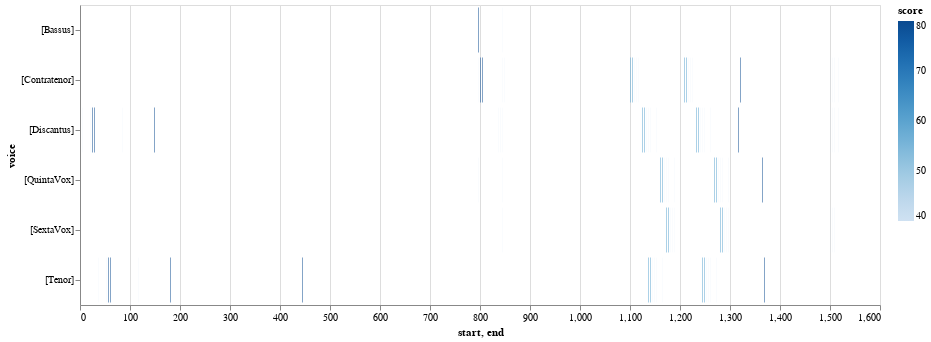

The code cell stored with this chart in its notebook:
### Code cell
viz.plot_close_match_heatmap(mel_ngrams, "1, 2, 1, -3", selected_patterns=mel_ngram_list, voices=[])

### Figure 1 — Vega-Lite specification as saved in the notebook (floating-point values rounded to 4 significant figures)
{"config": {"view": {"continuousWidth": 400, "continuousHeight": 300}}, "data": {"name": "data-fff9ea5e949238a6904f0103501aff61"}, "mark": "bar", "encoding": {"color": {"type": "quantitative", "field": "score"}, "opacity": {"condition": {"value": 1, "test": "(datum.score > SelectorName.cutoff)"}, "value": 0.2}, "tooltip": [{"type": "quantitative", "field": "start"}, {"type": "quantitative", "field": "end"}, {"type": "nominal", "field": "pattern"}, {"type": "quantitative", "field": "score"}], "x": {"type": "quantitative", "field": "start"}, "x2": {"field": "end"}, "y": {"type": "nominal", "field": "voice"}}, "height": 300, "selection": {"SelectorName": {"type": "single", "fields": ["cutoff"], "bind": {"input": "range", "max": 100, "min": 0, "name": "cutoff:", "step": 1}, "init": {"cutoff": 50}}, "selector004": {"type": "interval", "bind": "scales", "encodings": ["x", "y"]}}, "width": 800, "$schema": "https://vega.github.io/schema/vega-lite/v4.8.1.json", "datasets": {"data-fff9ea5e949238a6904f0103501aff61": [{"start": 4.0, "voice": "[Discantus]", "pattern": [1, 1, 1, 2, 1], "end": 5.0, "score": 40.0}, {"start": 20.0, "voice": "[Discantus]", "pattern": [1, 1, 1, 2, 1], "end": 21.0, "score": 40.0}, {"start": 24.0, "voice": "[Discantus]", "pattern": [1, 1, 2, 1, -3], "end": 25.0, "score": 80.0}, {"start": 28.0, "voice": "[Discantus]", "pattern": [1, 2, 1, -3, 1], "end": 29.0, "score": 80.0}, {"start": 84.0, "voice": "[Discantus]", "pattern": [1, -2, 4, 1, -2], "end": 85.0, "score": 40.0}, {"start": 148.0, "voice": "[Discantus]", "pattern": [1, 2, 1, -3, 1], "end": 149.0, "score": 80.0}, {"start": 836.0, "voice": "[Discantus]", "pattern": [1, 1, 1, 1, 1], "end": 837.0, "score": 40.0}, {"start": 840.0, "voice": "[Discantus]", "pattern": [1, 1, 1, 1, 1], "end": 841.0, "score": 40.0}, {"start": 844.0, "voice": "[Discantus]", "pattern": [1, 1, 1, 1, 1], "end": 845.0, "score": 40.0}, {"start": 1124.0, "voice": "[Discantus]", "pattern": [1, 2, 2, 1, -2], "end": 1125.0, "score": 60.0}, {"start": 1128.0, "voice": "[Discantus]", "pattern": [2, 2, 1, -2, -3], "end": 1129.0, "score": 60.0}, {"start": 1132.0, "voice": "[Discantus]", "pattern": [2, 1, -2, -3, 2], "end": 1133.0, "score": 40.0}, {"start": 1136.0, "voice": "[Discantus]", "pattern": [1, -2, -3, 2, 1], "end": 1137.0, "score": 40.0}, {"start": 1140.0, "voice": "[Discantus]", "pattern": [-2, -3, 2, 1, -2], "end": 1141.0, "score": 40.0}, {"start": 1152.0, "voice": "[Discantus]", "pattern": [1, -2, 4, 1, -2], "end": 1153.0, "score": 40.0}, {"start": 1232.0, "voice": "[Discantus]", "pattern": [1, 2, 2, 1, -2], "end": 1233.0, "score": 60.0}, {"start": 1236.0, "voice": "[Discantus]", "pattern": [2, 2, 1, -2, -3], "end": 1237.0, "score": 60.0}, {"start": 1240.0, "voice": "[Discantus]", "pattern": [2, 1, -2, -3, 2], "end": 1241.0, "score": 40.0}, {"start": 1244.0, "voice": "[Discantus]", "pattern": [1, -2, -3, 2, 1], "end": 1245.0, "score": 40.0}, {"start": 1248.0, "voice": "[Discantus]", "pattern": [-2, -3, 2, 1, -2], "end": 1249.0, "score": 40.0}, {"start": 1260.0, "voice": "[Discantus]", "pattern": [1, -2, 4, 1, -2], "end": 1261.0, "score": 40.0}, {"start": 1316.0, "voice": "[Discantus]", "pattern": [1, 1, 2, 1, -3], "end": 1317.0, "score": 80.0}, {"start": 1500.0, "voice": "[Discantus]", "pattern": [1, 1, 1, 1, 1], "end": 1501.0, "score": 40.0}, {"start": 1504.0, "voice": "[Discantus]", "pattern": [1, 1, 1, 1, 1], "end": 1505.0, "score": 40.0}, {"start": 1508.0, "voice": "[Discantus]", "pattern": [1, 1, 1, 1, 1], "end": 1509.0, "score": 40.0}, {"start": 1516.0, "voice": "[Discantus]", "pattern": [1, 1, 1, 2, 1], "end": 1517.0, "score": 40.0}, {"start": 796.0, "voice": "[Contratenor]", "pattern": [1, 1, 1, 2, 1], "end": 797.0, "score": 40.0}, {"start": 800.0, "voice": "[Contratenor]", "pattern": [1, 1, 2, 1, -3], "end": 801.0, "score": 80.0}, {"start": 804.0, "voice": "[Contratenor]", "pattern": [1, 2, 1, -3, 1], "end": 805.0, "score": 80.0}, {"start": 844.0, "voice": "[Contratenor]", "pattern": [1, 1, 1, 1, 1], "end": 845.0, "score": 40.0}, {"start": 848.0, "voice": "[Contratenor]", "pattern": [1, 1, 1, 1, 1], "end": 849.0, "score": 40.0}, {"start": 1100.0, "voice": "[Contratenor]", "pattern": [1, 2, 2, 1, -2], "end": 1101.0, "score": 60.0}, {"start": 1104.0, "voice": "[Contratenor]", "pattern": [2, 2, 1, -2, -3], "end": 1105.0, "score": 60.0}, {"start": 1108.0, "voice": "[Contratenor]", "pattern": [2, 1, -2, -3, 2], "end": 1109.0, "score": 40.0}, {"start": 1112.0, "voice": "[Contratenor]", "pattern": [1, -2, -3, 2, 1], "end": 1113.0, "score": 40.0}, {"start": 1116.0, "voice": "[Contratenor]", "pattern": [-2, -3, 2, 1, -2], "end": 1117.0, "score": 40.0}, {"start": 1208.0, "voice": "[Contratenor]", "pattern": [1, 2, 2, 1, -2], "end": 1209.0, "score": 60.0}, {"start": 1212.0, "voice": "[Contratenor]", "pattern": [2, 2, 1, -2, -3], "end": 1213.0, "score": 60.0}, {"start": 1216.0, "voice": "[Contratenor]", "pattern": [2, 1, -2, -3, 2], "end": 1217.0, "score": 40.0}, {"start": 1220.0, "voice": "[Contratenor]", "pattern": [1, -2, -3, 2, 1], "end": 1221.0, "score": 40.0}, {"start": 1224.0, "voice": "[Contratenor]", "pattern": [-2, -3, 2, 1, -2], "end": 1225.0, "score": 40.0}, {"start": 1320.0, "voice": "[Contratenor]", "pattern": [1, 1, 2, 1, -3], "end": 1321.0, "score": 80.0}, {"start": 1500.0, "voice": "[Contratenor]", "pattern": [1, 1, 1, 1, 1], "end": 1501.0, "score": 40.0}, {"start": 1504.0, "voice": "[Contratenor]", "pattern": [1, 1, 1, 1, 1], "end": 1505.0, "score": 40.0}, {"start": 1508.0, "voice": "[Contratenor]", "pattern": [1, 1, 1, 1, 1], "end": 1509.0, "score": 40.0}, {"start": 1516.0, "voice": "[Contratenor]", "pattern": [1, 1, 1, 2, 1], "end": 1517.0, "score": 40.0}, {"start": 36.0, "voice": "[Tenor]", "pattern": [1, 1, 1, 2, 1], "end": 37.0, "score": 40.0}, {"start": 52.0, "voice": "[Tenor]", "pattern": [1, 1, 1, 2, 1], "end": 53.0, "score": 40.0}, {"start": 56.0, "voice": "[Tenor]", "pattern": [1, 1, 2, 1, -3], "end": 57.0, "score": 80.0}, {"start": 60.0, "voice": "[Tenor]", "pattern": [1, 2, 1, -3, 1], "end": 61.0, "score": 80.0}, {"start": 116.0, "voice": "[Tenor]", "pattern": [1, -2, 4, 1, -2], "end": 117.0, "score": 40.0}, {"start": 180.0, "voice": "[Tenor]", "pattern": [1, 2, 1, -3, 1], "end": 181.0, "score": 80.0}, {"start": 444.0, "voice": "[Tenor]", "pattern": [1, 2, 1, -3, 1], "end": 445.0, "score": 80.0}, {"start": 1136.0, "voice": "[Tenor]", "pattern": [1, 2, 2, 1, -2], "end": 1137.0, "score": 60.0}, {"start": 1140.0, "voice": "[Tenor]", "pattern": [2, 2, 1, -2, -3], "end": 1141.0, "score": 60.0}, {"start": 1144.0, "voice": "[Tenor]", "pattern": [2, 1, -2, -3, 2], "end": 1145.0, "score": 40.0}, {"start": 1148.0, "voice": "[Tenor]", "pattern": [1, -2, -3, 2, 1], "end": 1149.0, "score": 40.0}, {"start": 1152.0, "voice": "[Tenor]", "pattern": [-2, -3, 2, 1, -2], "end": 1153.0, "score": 40.0}, {"start": 1164.0, "voice": "[Tenor]", "pattern": [1, -2, 4, 1, -2], "end": 1165.0, "score": 40.0}, {"start": 1244.0, "voice": "[Tenor]", "pattern": [1, 2, 2, 1, -2], "end": 1245.0, "score": 60.0}, {"start": 1248.0, "voice": "[Tenor]", "pattern": [2, 2, 1, -2, -3], "end": 1249.0, "score": 60.0}, {"start": 1252.0, "voice": "[Tenor]", "pattern": [2, 1, -2, -3, 2], "end": 1253.0, "score": 40.0}, {"start": 1256.0, "voice": "[Tenor]", "pattern": [1, -2, -3, 2, 1], "end": 1257.0, "score": 40.0}, {"start": 1260.0, "voice": "[Tenor]", "pattern": [-2, -3, 2, 1, -2], "end": 1261.0, "score": 40.0}, {"start": 1272.0, "voice": "[Tenor]", "pattern": [1, -2, 4, 1, -2], "end": 1273.0, "score": 40.0}, {"start": 1368.0, "voice": "[Tenor]", "pattern": [1, 1, 2, 1, -3], "end": 1369.0, "score": 80.0}, {"start": 796.0, "voice": "[QuintaVox]", "pattern": [1, 1, 1, 2, 1], "end": 797.0, "score": 40.0}, {"start": 844.0, "voice": "[QuintaVox]", "pattern": [1, 1, 1, 1, 1], "end": 845.0, "score": 40.0}, {"start": 1160.0, "voice": "[QuintaVox]", "pattern": [1, 2, 2, 1, -2], "end": 1161.0, "score": 60.0}, {"start": 1164.0, "voice": "[QuintaVox]", "pattern": [2, 2, 1, -2, -3], "end": 1165.0, "score": 60.0}, {"start": 1168.0, "voice": "[QuintaVox]", "pattern": [2, 1, -2, -3, 2], "end": 1169.0, "score": 40.0}, {"start": 1172.0, "voice": "[QuintaVox]", "pattern": [1, -2, -3, 2, 1], "end": 1173.0, "score": 40.0}, {"start": 1176.0, "voice": "[QuintaVox]", "pattern": [-2, -3, 2, 1, -2], "end": 1177.0, "score": 40.0}, {"start": 1188.0, "voice": "[QuintaVox]", "pattern": [1, -2, 4, 1, -2], "end": 1189.0, "score": 40.0}, {"start": 1268.0, "voice": "[QuintaVox]", "pattern": [1, 2, 2, 1, -2], "end": 1269.0, "score": 60.0}, {"start": 1272.0, "voice": "[QuintaVox]", "pattern": [2, 2, 1, -2, -3], "end": 1273.0, "score": 60.0}, {"start": 1276.0, "voice": "[QuintaVox]", "pattern": [2, 1, -2, -3, 2], "end": 1277.0, "score": 40.0}, {"start": 1280.0, "voice": "[QuintaVox]", "pattern": [1, -2, -3, 2, 1], "end": 1281.0, "score": 40.0}, {"start": 1284.0, "voice": "[QuintaVox]", "pattern": [-2, -3, 2, 1, -2], "end": 1285.0, "score": 40.0}, {"start": 1296.0, "voice": "[QuintaVox]", "pattern": [1, -2, 4, 1, -2], "end": 1297.0, "score": 40.0}, {"start": 1364.0, "voice": "[QuintaVox]", "pattern": [1, 1, 2, 1, -3], "end": 1365.0, "score": 80.0}, {"start": 844.0, "voice": "[SextaVox]", "pattern": [1, 1, 1, 1, 1], "end": 845.0, "score": 40.0}, {"start": 1172.0, "voice": "[SextaVox]", "pattern": [1, 2, 2, 1, -2], "end": 1173.0, "score": 60.0}, {"start": 1176.0, "voice": "[SextaVox]", "pattern": [2, 2, 1, -2, -3], "end": 1177.0, "score": 60.0}, {"start": 1180.0, "voice": "[SextaVox]", "pattern": [2, 1, -2, -3, 2], "end": 1181.0, "score": 40.0}, {"start": 1184.0, "voice": "[SextaVox]", "pattern": [1, -2, -3, 2, 1], "end": 1185.0, "score": 40.0}, {"start": 1188.0, "voice": "[SextaVox]", "pattern": [-2, -3, 2, 1, -2], "end": 1189.0, "score": 40.0}, {"start": 1280.0, "voice": "[SextaVox]", "pattern": [1, 2, 2, 1, -2], "end": 1281.0, "score": 60.0}, {"start": 1284.0, "voice": "[SextaVox]", "pattern": [2, 2, 1, -2, -3], "end": 1285.0, "score": 60.0}, {"start": 1288.0, "voice": "[SextaVox]", "pattern": [2, 1, -2, -3, 2], "end": 1289.0, "score": 40.0}, {"start": 1292.0, "voice": "[SextaVox]", "pattern": [1, -2, -3, 2, 1], "end": 1293.0, "score": 40.0}, {"start": 1296.0, "voice": "[SextaVox]", "pattern": [-2, -3, 2, 1, -2], "end": 1297.0, "score": 40.0}, {"start": 1500.0, "voice": "[SextaVox]", "pattern": [1, 1, 1, 1, 1], "end": 1501.0, "score": 40.0}, {"start": 1504.0, "voice": "[SextaVox]", "pattern": [1, 1, 1, 1, 1], "end": 1505.0, "score": 40.0}, {"start": 1508.0, "voice": "[SextaVox]", "pattern": [1, 1, 1, 1, 1], "end": 1509.0, "score": 40.0}, {"start": 796.0, "voice": "[Bassus]", "pattern": [1, 2, 1, -3, 1], "end": 797.0, "score": 80.0}, {"start": 844.0, "voice": "[Bassus]", "pattern": [1, 1, 1, 1, 1], "end": 845.0, "score": 40.0}]}}
